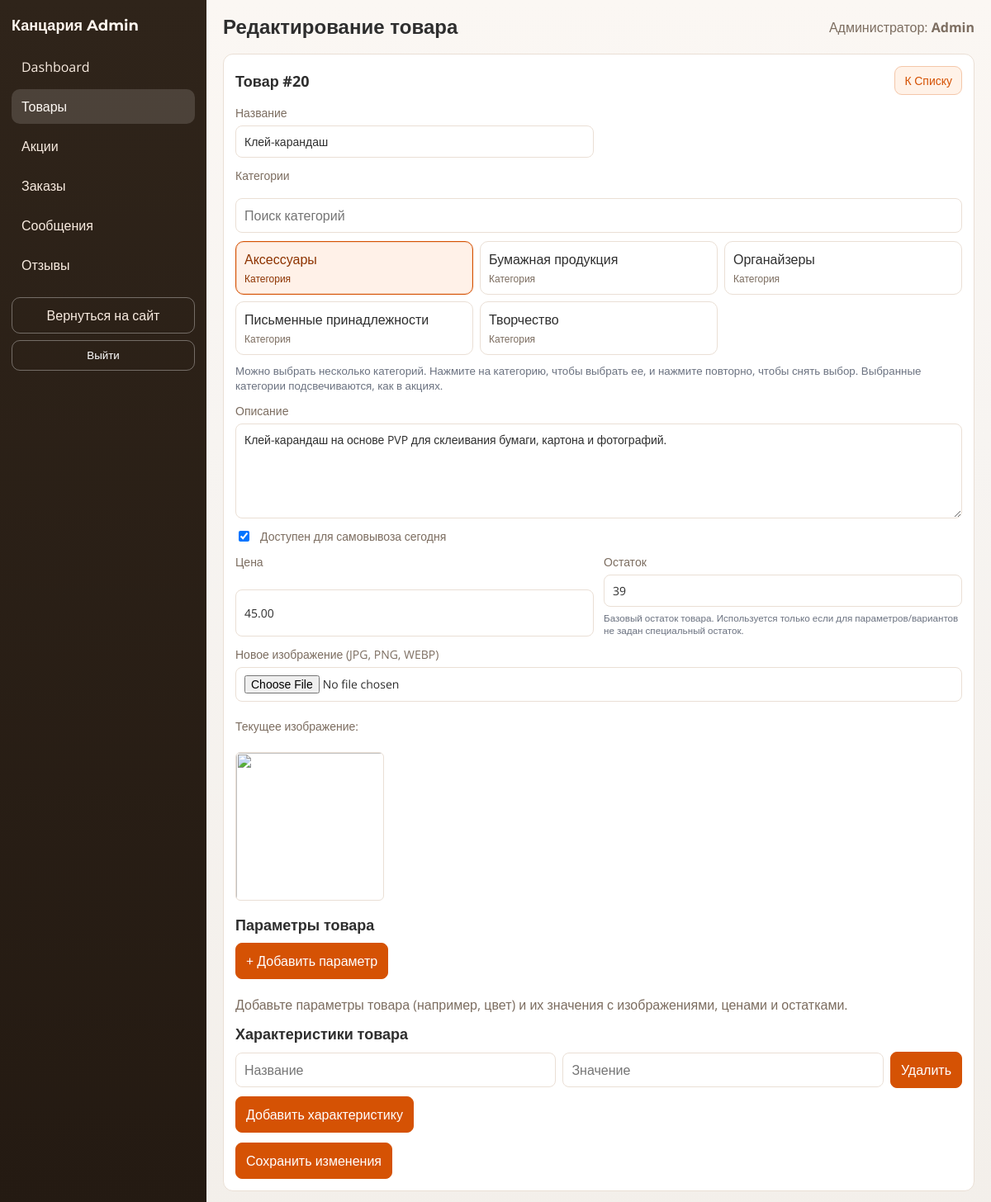
The app's page /admin/product_edit.php?id=20 (signed in) with its own data.
### tables this page shows
CREATE TABLE `users` (
  `id` int(10) UNSIGNED NOT NULL,
  `role_id` int(10) UNSIGNED NOT NULL,
  `name` varchar(100) NOT NULL,
  `email` varchar(150) NOT NULL,
  `password_hash` varchar(255) NOT NULL,
  `phone` varchar(20) DEFAULT NULL,
  `is_verified` tinyint(1) NOT NULL DEFAULT '0',
  `email_verified_at` datetime DEFAULT NULL,
  `created_at` timestamp NULL DEFAULT CURRENT_TIMESTAMP,
  `updated_at` timestamp NULL DEFAULT CURRENT_TIMESTAMP ON UPDATE CURRENT_TIMESTAMP
);

CREATE TABLE `products` (
  `id` int(10) UNSIGNED NOT NULL,
  `category_id` int(10) UNSIGNED NOT NULL,
  `name` varchar(200) NOT NULL,
  `description` text,
  `price` decimal(10,2) NOT NULL,
  `stock_quantity` int(10) UNSIGNED DEFAULT '0',
  `pickup_available` tinyint(1) DEFAULT NULL,
  `has_color_variants` tinyint(1) NOT NULL DEFAULT '0',
  `parameter_stock_mode` varchar(24) NOT NULL DEFAULT 'strict_min',
  `rating` decimal(2,1) DEFAULT '0.0',
  `is_active` tinyint(1) DEFAULT '1',
  `created_at` timestamp NULL DEFAULT CURRENT_TIMESTAMP,
  `updated_at` timestamp NULL DEFAULT CURRENT_TIMESTAMP ON UPDATE CURRENT_TIMESTAMP
);

CREATE TABLE `categories` (
  `id` int(10) UNSIGNED NOT NULL,
  `name` varchar(100) NOT NULL,
  `slug` varchar(120) NOT NULL
);

### admin/product_edit.php (the view, shortened to what the rows shown need)
<?php
require_once __DIR__ . '/includes/layout.php';
global $pdo;
$productId = admin_safe_int($_GET['id'] ?? 0);
$categories = [];
try {
    $categories = get_categories();
    $categories = array_values($categories);
    usort($categories, static fn (array $a, array $b): int => strcmp((string)($a['name'] ?? ''), (string)($b['name'] ?? '')));
} catch (Throwable $e) {
    admin_log_error('product_edit_categories', $e);
}
try {
    $stmt = $pdo->prepare(
        'SELECT p.id, p.category_id, p.name, p.description, p.price, p.stock_quantity, p.pickup_available,
                (SELECT pi.image_path FROM product_images pi WHERE pi.product_id = p.id ORDER BY pi.id ASC LIMIT 1) AS image_path
         FROM products p
         WHERE p.id = ? LIMIT 1'
    );
    $stmt->execute([$productId]);
    $product = $stmt->fetch();
} catch (Throwable $e) {
    admin_log_error('product_edit_fetch', $e);
    admin_set_flash('error', 'Не удалось загрузить товар.');
    admin_redirect('/admin/products.php');
}
$form = [
    'name' => (string)$product['name'],
    'description' => (string)$product['description'],
    'price' => (string)$product['price'],
    'stock_quantity' => (string)$product['stock_quantity'],
    'category_id' => (string)$product['category_id'],
    'category_ids' => [],
    'pickup_available' => ((int)($product['pickup_available'] ?? 1) === 1) ? '1' : '0',
];
$form['category_ids'] = product_fetch_category_ids($pdo, $productId);
admin_render_header('Редактирование товара', 'products');
?>
<section class="admin-form-wrap">
    <div class="admin-section-head">
        <h2>Товар #<?php echo admin_e((string)$productId); ?></h2>
    </div>
    <form method="post" enctype="multipart/form-data" class="admin-form admin-form-grid">
        <label>
            Название
            <input type="text" name="name" value="<?php echo admin_e($form['name']); ?>" required>
        </label>
        <div class="admin-full admin-list__box" id="product-categories-field">
            <div class="list admin-list__grid" data-product-category-picker>
                <?php $selectedCategoryIds = product_normalize_category_ids((array)($form['category_ids'] ?? [])); ?>
                <?php foreach ($categories as $category): ?>
                    <?php $isSelected = in_array((int)$category['id'], $selectedCategoryIds, true); ?>
                    <div class="list-item admin-list__item <?php echo $isSelected ? 'active' : ''; ?>" data-picker-option data-input-id="product-category-<?php echo admin_e((string)$category['id']); ?>" data-filter-text="<?php echo admin_e(mb_strtolower((string)$category['name'])); ?>">
                        <span class="admin-list__item-text">
                            <span><?php echo admin_e((string)$category['name']); ?></span>
                            <span class="admin-list__item-note">Категория</span>
                        </span>
                    </div>
                <?php endforeach; ?>
            </div>
        </div>
        <label class="admin-full">
            Описание
            <textarea name="description" rows="5" required><?php echo admin_e($form['description']); ?></textarea>
        </label>
        <label class="admin-full" style="display:flex; align-items:center; gap:10px;">
            <input type="checkbox" name="pickup_available" value="1" <?php echo $form['pickup_available'] === '1' ? 'checked' : ''; ?>>
            <span>Доступен для самовывоза сегодня</span>
        </label>
        <label>
            Цена
            <input type="number" name="price" value="<?php echo admin_e($form['price']); ?>" step="0.01" min="0.01" required>
        </label>
        <label>
            Остаток
            <input type="number" name="stock_quantity" value="<?php echo admin_e($form['stock_quantity']); ?>" min="0" required>
            <small style="color:#6b7280;">Базовый остаток товара. Используется только если для параметров/вариантов не задан специальный остаток.</small>
        </label>
    </form>
</section>
<?php admin_render_footer(); ?>

### admin/includes/layout.php (shortened to what the rows shown need)
<?php
require_once __DIR__ . '/auth.php';
function admin_render_header(string $title, string $active = ''): void
{
    $user = admin_require_auth();
?>
    <!DOCTYPE html>
    <html lang="ru">
    <head>
        <link rel="stylesheet" href="/admin/assets/css/admin-base.css">
        <link rel="stylesheet" href="/admin/assets/css/admin-layout.css">
        <link rel="stylesheet" href="/admin/assets/css/admin-components.css">
        <link rel="stylesheet" href="/admin/assets/css/admin-modules.css">
        <link rel="stylesheet" href="/admin/assets/css/admin-responsive.css">
    </head>
    <body class="admin-body">
        <div class="admin-shell">
            <main class="admin-main">
                <header class="admin-topbar">
                    <h1 class="admin-title"><?php echo admin_e($title); ?></h1>
                    <div class="admin-user">
                        <span class="admin-user__role">Администратор:</span>
                        <strong><?php echo admin_e($user['name'] ?? 'Admin'); ?></strong>
                    </div>
                </header>
                <div class="admin-content">
                <?php
}
function admin_render_footer(array $scripts = []): void
{
    ?>
                </div>
            </main>
        </div>
    </body>
    </html>
<?php
}

### records on screen
users: name "Admin"
products: name "Клей-карандаш", description "Клей-карандаш на основе PVP для склеивания бумаги, картона и фотографий.", pickup_available "☑", price "45.00", stock_quantity "39"
categories: name "Аксессуары"
categories: name "Бумажная продукция"
categories: name "Органайзеры"
categories: name "Письменные принадлежности"
categories: name "Творчество"

### other values on screen
admin_e($item['label']) "Dashboard"
admin_e($item['label']) "Товары"
admin_e($item['label']) "Акции"
admin_e($item['label']) "Заказы"
admin_e($item['label']) "Сообщения"
admin_e($item['label']) "Отзывы"
admin_e($title) "Редактирование товара"
admin_e((string)$productId) "20"
